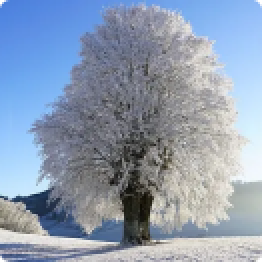
#> input picture backend/prompts/media/images/#1.png, 131 x 131 px, found by its file name (shown 2 times larger); its folder holds only this picture in this run
$ python scripts.py
#> lines starting #> are read from the running program, lines starting #| are printed output that depends on the picture
import os
import numpy as np
from PIL import Image, ImageDraw, ImageFont
from scipy.spatial.distance import pdist, squareform
from scipy.optimize import linear_sum_assignment
import nltk
from nltk.corpus import stopwords
from nltk.tokenize import sent_tokenize, word_tokenize
from nltk.probability import FreqDist
from heapq import nlargest
from backendmusic.settings import MEDIA_ROOT

# Путь к папке с изображениями
image_folder = f'{MEDIA_ROOT}/images'


def average_color(image):
    image = image.convert('RGB')
    img_array = np.array(image)
    avg_color = img_array.mean(axis=(0, 1))
    return avg_color


# Чтение изображений из папки
images = []
colors = []
image_paths = []
filenames = []

for filename in os.listdir(image_folder):
    if filename.endswith(('jpg', 'jpeg', 'png')):
        image_path = os.path.join(image_folder, filename)
        image = Image.open(image_path).convert('RGB')  # Ensure images are in RGB mode
        images.append(image)
        colors.append(average_color(image))
#> in average_color, `avg_color = img_array.mean(axis=(0, 1))`: avg_color = [141.1, 156, 177.2]
        image_paths.append(image_path)
        filenames.append(filename)

# Преобразование списка средних цветов в массив NumPy
colors = np.array(colors)
#> colors = [[141.1, 156, 177.2]]

# Вычисление матрицы расстояний между цветами
dists = squareform(pdist(colors, 'euclidean'))
#> dists = [0]

# Решение задачи упорядочивания изображений
row_ind, col_ind = linear_sum_assignment(dists)
#> row_ind = [0]; col_ind = [0]

# Упорядочивание изображений по найденному пути
ordered_images = [images[i] for i in col_ind]
#> ordered_images = 1 item
ordered_filenames = [filenames[i] for i in col_ind]
#> ordered_filenames = ['#1.png']

# Параметры для сетки
image_width, image_height = ordered_images[0].size
#> image_width = 131; image_height = 131
grid_width = 5  # Number of images per row
grid_height = (len(ordered_images) + grid_width - 1) // grid_width
#> grid_height = 1

# Создание пустого изображения для сетки
grid_image = Image.new('RGB', (grid_width * image_width, grid_height * image_height))
#> grid_image: PIL image 655x131 RGB; every value is 0

# Настройка шрифта для заголовков
try:
    font = ImageFont.truetype("arial.ttf", 12)  # Уменьшите размер шрифта
except IOError:
    font = ImageFont.load_default()


# Функция для создания закругленного фона
def create_rounded_rectangle(width, height, radius, color):
    mask = Image.new('L', (width, height), 0)
    draw = ImageDraw.Draw(mask)
    draw.rectangle([radius, 0, width - radius, height], fill=255)
    draw.rectangle([0, radius, width, height - radius], fill=255)
    draw.pieslice([0, 0, radius * 2, radius * 2], 180, 270, fill=255)
    draw.pieslice([width - radius * 2, 0, width, radius * 2], 270, 360, fill=255)
    draw.pieslice([0, height - radius * 2, radius * 2, height], 90, 180, fill=255)
    draw.pieslice([width - radius * 2, height - radius * 2, width, height], 0, 90, fill=255)
    rounded_background = Image.new('RGB', (width, height), color)
    rounded_background.putalpha(mask)
    return rounded_background


# Расположение изображений в сетке с заголовками
for idx, img in enumerate(ordered_images):
    row = idx // grid_width
    col = idx % grid_width

    # Создание нового изображения с заголовком на изображении
    new_img = img.copy()
    draw = ImageDraw.Draw(new_img)
    text = ordered_filenames[idx]

    # Получение размеров текста
    text_bbox = draw.textbbox((0, 0), text, font=font)
    text_width = text_bbox[2] - text_bbox[0]
    text_height = text_bbox[3] - text_bbox[1]

    # Настройка фона под текстом
    background_width = image_width // 2  # Фон должен быть половиной ширины изображения
    padding = 5
    text_background_height = text_height + 2 * padding
    text_background = create_rounded_rectangle(background_width, text_background_height, 10, (0, 0, 0))  # Черный фон с закругленными углами

    # Пересчитать текстовые размеры с учетом нового фона
    text_x = padding
    text_y = padding

    # Рисовать текст на фоне
    draw_text_background = ImageDraw.Draw(text_background)
    draw_text_background.text((text_x, text_y), text, fill=(255, 255, 255), font=font)  # Белый текст на черном фоне

    # Определение позиции текста на изображении
    text_x = image_width - background_width  # Поместить текст на правой стороне изображения
    text_y = image_height - text_background_height  # Поместить текст в нижней части изображения

    # Убедитесь, что background (фон текста) имеет альфа-канал
    text_background = text_background.convert('RGBA')

    # Вставка черного фона с текстом на изображение
    new_img.paste(text_background, (text_x, text_y), text_background)

    # Вставка нового изображения в сетку
    grid_image.paste(new_img, (col * image_width, row * image_height))
#> this loop made 1 pass
#> (row, col, text, text_bbox, text_width, text_height, background_width, padding) on pass 1: (0, 0, '#1.png', (0, 3, 44, 15), 44, 12, 65, 5)
#> pass 1, `text_background = create_rounded_rectangle(background_width, text_back..`:
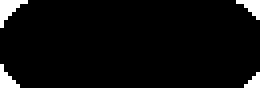
#> text_background: PIL image 65x22 RGBA (shown 4 times larger); mean R, G, B, A 0, 0, 0, 243.4; transparent parts drawn white
#> pass 1, `text_background = text_background.convert('RGBA')`:
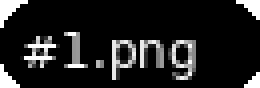
#> text_background: PIL image 65x22 RGBA (shown 4 times larger); mean R, G, B, A 20.5, 20.5, 20.5, 243.4; transparent parts drawn white
#> after the loop:
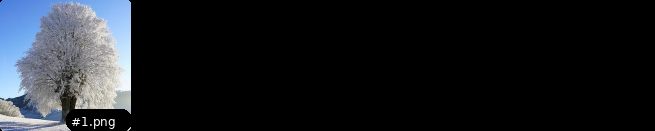
#> grid_image: PIL image 655x131 RGB; mean R, G, B 25.8, 28.8, 33
#> after the loop:
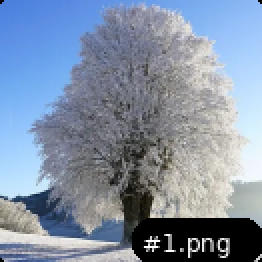
#> new_img: PIL image 131x131 RGB (shown 2 times larger); mean R, G, B 129.1, 143.8, 164.8


nltk.download('punkt')
#> (this line was passed over: nltk is not available in this run)
nltk.download('stopwords')
#> (this line was passed over: nltk is not available in this run)


def summarize_text(text, max_length=1024):
    # Разбиваем текст на предложения
    sentences = sent_tokenize(text)
    # Разбиваем текст на слова
    words = word_tokenize(text.lower())

    # Удаляем стоп-слова
    stop_words = set(stopwords.words('english'))
    filtered_words = [word for word in words if word.isalnum() and word not in stop_words]

    # Создаем частотный словарь
    freq_dist = FreqDist(filtered_words)

    # Сортируем предложения по важности
    sentence_scores = {}
    for sentence in sentences:
        for word in word_tokenize(sentence.lower()):
            if word in freq_dist:
                if sentence not in sentence_scores:
                    sentence_scores[sentence] = freq_dist[word]
                else:
                    sentence_scores[sentence] += freq_dist[word]

    # Выбираем самые важные предложения
    summary_sentences = nlargest(len(sentences), sentence_scores, key=sentence_scores.get)
    summary = ' '.join(summary_sentences)

    # Обрезаем результат до 1024 символов, если необходимо
    if len(summary) > max_length:
        summary = summary[:max_length].rsplit(' ', 1)[0] + '...'

    return summary

$ run again, on backend/prompts/media/images/#2.png
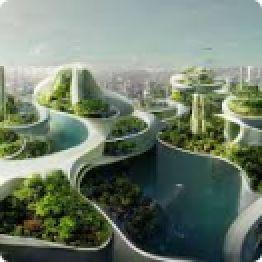
#> input picture backend/prompts/media/images/#2.png, 131 x 131 px, found by its file name (shown 2 times larger)
#> avg_color = [111.4, 125.8, 109.3]
#> colors = [[111.4, 125.8, 109.3]]
#> dists = [0]
#> ordered_images = 1 item
#> ordered_filenames = ['#2.png']
#> grid_height = 1
#> the loop `for idx, img in enumerate(ordered_images):` made 1 pass
#> (row, col, text, text_bbox, text_width, text_height, background_width, padding) on pass 1: (0, 0, '#2.png', (0, 3, 44, 15), 44, 12, 65, 5)
#> after the loop `for idx, img in enumerate(ordered_images):`:
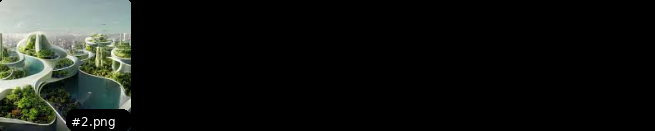
#> grid_image: PIL image 655x131 RGB; mean R, G, B 21.9, 24.5, 21.2
#> after the loop `for idx, img in enumerate(ordered_images):`:
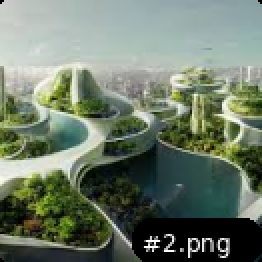
#> new_img: PIL image 131x131 RGB (shown 2 times larger); mean R, G, B 109.6, 122.5, 105.9

$ run again, on backend/prompts/media/images/#3.png
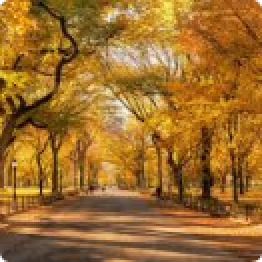
#> input picture backend/prompts/media/images/#3.png, 131 x 131 px, found by its file name (shown 2 times larger)
#> avg_color = [156.9, 109, 44.43]
#> colors = [[156.9, 109, 44.43]]
#> dists = [0]
#> ordered_images = 1 item
#> ordered_filenames = ['#3.png']
#> grid_height = 1
#> the loop `for idx, img in enumerate(ordered_images):` made 1 pass
#> (row, col, text, text_bbox, text_width, text_height, background_width, padding) on pass 1: (0, 0, '#3.png', (0, 3, 44, 15), 44, 12, 65, 5)
#> after the loop `for idx, img in enumerate(ordered_images):`:
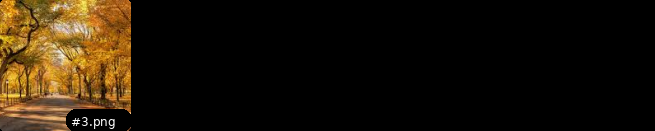
#> grid_image: PIL image 655x131 RGB; mean R, G, B 29.2, 20.4, 8.2
#> after the loop `for idx, img in enumerate(ordered_images):`:
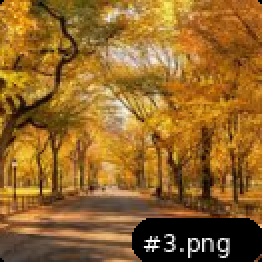
#> new_img: PIL image 131x131 RGB (shown 2 times larger); mean R, G, B 146.1, 102.1, 40.9

$ run again, on backend/prompts/media/images/#4.png
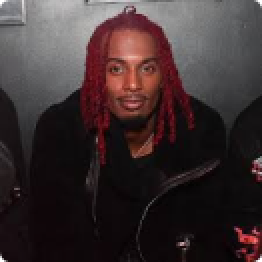
#> input picture backend/prompts/media/images/#4.png, 131 x 131 px, found by its file name (shown 2 times larger)
#> avg_color = [60.17, 47.05, 48.15]
#> colors = [[60.17, 47.05, 48.15]]
#> dists = [0]
#> ordered_images = 1 item
#> ordered_filenames = ['#4.png']
#> grid_height = 1
#> the loop `for idx, img in enumerate(ordered_images):` made 1 pass
#> (row, col, text, text_bbox, text_width, text_height, background_width, padding) on pass 1: (0, 0, '#4.png', (0, 3, 44, 15), 44, 12, 65, 5)
#> after the loop `for idx, img in enumerate(ordered_images):`:
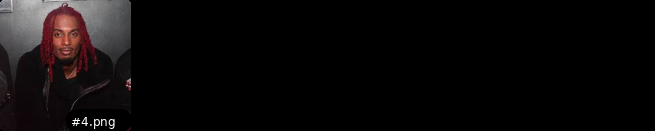
#> grid_image: PIL image 655x131 RGB; mean R, G, B 11.9, 9.5, 9.7
#> after the loop `for idx, img in enumerate(ordered_images):`:
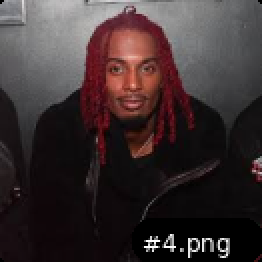
#> new_img: PIL image 131x131 RGB (shown 2 times larger); mean R, G, B 59.7, 47.7, 48.7

$ run again, on backend/prompts/media/images/#10.png
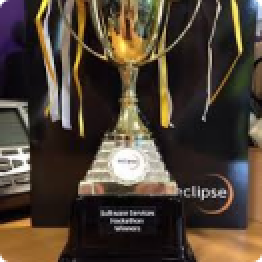
#> input picture backend/prompts/media/images/#10.png, 131 x 131 px, found by its file name (shown 2 times larger)
#> avg_color = [77.06, 64.97, 52.94]
#> colors = [[77.06, 64.97, 52.94]]
#> dists = [0]
#> ordered_images = 1 item
#> ordered_filenames = ['#10.png']
#> grid_height = 1
#> the loop `for idx, img in enumerate(ordered_images):` made 1 pass
#> (row, col, text, text_bbox, text_width, text_height, background_width, padding) on pass 1: (0, 0, '#10.png', (0, 3, 52, 15), 52, 12, 65, 5)
#> after the loop `for idx, img in enumerate(ordered_images):`:
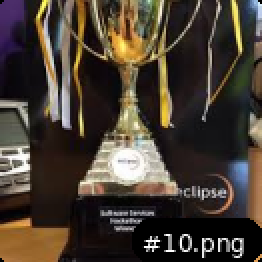
#> new_img: PIL image 131x131 RGB (shown 2 times larger); mean R, G, B 71.6, 61.6, 51.3
